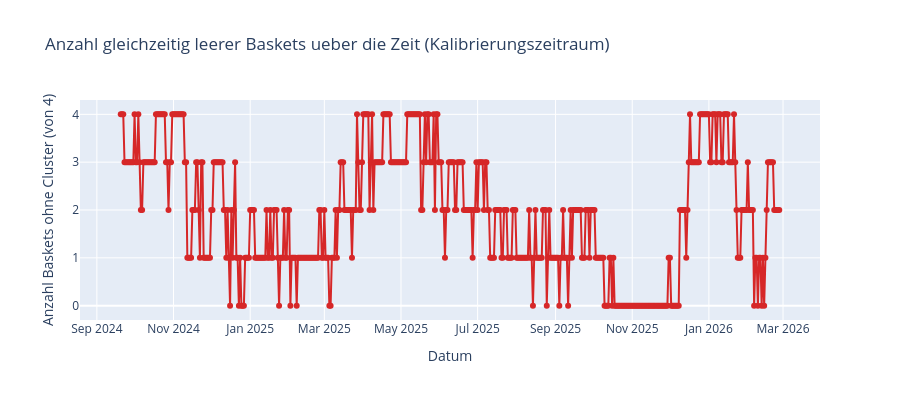

This figure's notebook cell:
### Code cell
# --- Verlauf ueber die Zeit: Anzahl leerer Baskets pro Tag (Plotly) ---
# Zeigt, ob "0 Cluster" ueber die Zeit gleichmaessig verteilt ist oder in
# Phasen (z.B. marktweite Unkorreliertheit) gehaeuft gleichzeitig auftritt.
fig = go.Figure()
fig.add_trace(go.Scatter(
    x=cluster_size_df.index, y=n_zero, mode="lines+markers",
    name="Anzahl Baskets ohne Cluster",
    line={"color": "#d62728"},
))
fig.update_layout(
    title="Anzahl gleichzeitig leerer Baskets ueber die Zeit (Kalibrierungszeitraum)",
    xaxis_title="Datum",
    yaxis_title=f"Anzahl Baskets ohne Cluster (von {len(basket_labels)})",
    yaxis={"range": [-0.3, len(basket_labels) + 0.3], "dtick": 1},
    height=400,
)
fig.show()

### Figure 1 — Plotly figure (JSON) as saved in the notebook; plotly's stock layout.template omitted (floating-point values rounded to 4 significant figures; data arrays with more than 128 entries replaced by an {"elided": "..."} marker saying what was removed)
{"data": [{"line": {"color": "#d62728"}, "mode": "lines+markers", "name": "Anzahl Baskets ohne Cluster", "type": "scatter", "x": {"elided": "525 str values"}, "y": {"elided": "525 int values"}}], "layout": {"height": 400, "title": {"text": "Anzahl gleichzeitig leerer Baskets ueber die Zeit (Kalibrierungszeitraum)"}, "xaxis": {"title": {"text": "Datum"}}, "yaxis": {"dtick": 1, "range": [-0.3, 4.3], "title": {"text": "Anzahl Baskets ohne Cluster (von 4)"}}}}
